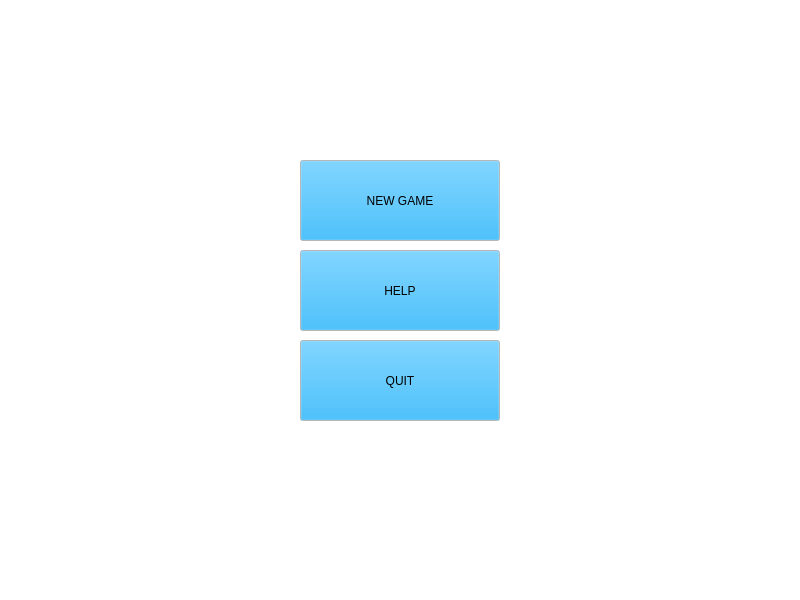
<?xml version="1.0" encoding="UTF-8"?>
<ui version="4.0">
 <class>MainWindow</class>
 <widget class="QMainWindow" name="MainWindow">
  <property name="geometry">
   <rect>
    <x>0</x>
    <y>0</y>
    <width>800</width>
    <height>600</height>
   </rect>
  </property>
  <property name="minimumSize">
   <size>
    <width>800</width>
    <height>600</height>
   </size>
  </property>
  <property name="maximumSize">
   <size>
    <width>800</width>
    <height>600</height>
   </size>
  </property>
  <property name="palette">
   <palette>
    <active>
     <colorrole role="WindowText">
      <brush brushstyle="SolidPattern">
       <color alpha="255">
        <red>0</red>
        <green>0</green>
        <blue>0</blue>
       </color>
      </brush>
     </colorrole>
     <colorrole role="Button">
      <brush brushstyle="SolidPattern">
       <color alpha="255">
        <red>0</red>
        <green>170</green>
        <blue>255</blue>
       </color>
      </brush>
     </colorrole>
     <colorrole role="Light">
      <brush brushstyle="SolidPattern">
       <color alpha="255">
        <red>255</red>
        <green>255</green>
        <blue>255</blue>
       </color>
      </brush>
     </colorrole>
     <colorrole role="Midlight">
      <brush brushstyle="SolidPattern">
       <color alpha="255">
        <red>170</red>
        <green>255</green>
        <blue>255</blue>
       </color>
      </brush>
     </colorrole>
     <colorrole role="Mid">
      <brush brushstyle="SolidPattern">
       <color alpha="255">
        <red>85</red>
        <green>170</green>
        <blue>255</blue>
       </color>
      </brush>
     </colorrole>
     <colorrole role="Text">
      <brush brushstyle="SolidPattern">
       <color alpha="255">
        <red>0</red>
        <green>0</green>
        <blue>0</blue>
       </color>
      </brush>
     </colorrole>
     <colorrole role="ButtonText">
      <brush brushstyle="SolidPattern">
       <color alpha="255">
        <red>0</red>
        <green>0</green>
        <blue>0</blue>
       </color>
      </brush>
     </colorrole>
     <colorrole role="Base">
      <brush brushstyle="SolidPattern">
       <color alpha="255">
        <red>255</red>
        <green>255</green>
        <blue>255</blue>
       </color>
      </brush>
     </colorrole>
     <colorrole role="Window">
      <brush brushstyle="SolidPattern">
       <color alpha="255">
        <red>255</red>
        <green>255</green>
        <blue>255</blue>
       </color>
      </brush>
     </colorrole>
     <colorrole role="HighlightedText">
      <brush brushstyle="SolidPattern">
       <color alpha="255">
        <red>0</red>
        <green>85</green>
        <blue>255</blue>
       </color>
      </brush>
     </colorrole>
    </active>
    <inactive>
     <colorrole role="WindowText">
      <brush brushstyle="SolidPattern">
       <color alpha="255">
        <red>0</red>
        <green>0</green>
        <blue>0</blue>
       </color>
      </brush>
     </colorrole>
     <colorrole role="Button">
      <brush brushstyle="SolidPattern">
       <color alpha="255">
        <red>0</red>
        <green>170</green>
        <blue>255</blue>
       </color>
      </brush>
     </colorrole>
     <colorrole role="Light">
      <brush brushstyle="SolidPattern">
       <color alpha="255">
        <red>255</red>
        <green>255</green>
        <blue>255</blue>
       </color>
      </brush>
     </colorrole>
     <colorrole role="Midlight">
      <brush brushstyle="SolidPattern">
       <color alpha="255">
        <red>170</red>
        <green>255</green>
        <blue>255</blue>
       </color>
      </brush>
     </colorrole>
     <colorrole role="Mid">
      <brush brushstyle="SolidPattern">
       <color alpha="255">
        <red>85</red>
        <green>170</green>
        <blue>255</blue>
       </color>
      </brush>
     </colorrole>
     <colorrole role="Text">
      <brush brushstyle="SolidPattern">
       <color alpha="255">
        <red>0</red>
        <green>0</green>
        <blue>0</blue>
       </color>
      </brush>
     </colorrole>
     <colorrole role="ButtonText">
      <brush brushstyle="SolidPattern">
       <color alpha="255">
        <red>0</red>
        <green>0</green>
        <blue>0</blue>
       </color>
      </brush>
     </colorrole>
     <colorrole role="Base">
      <brush brushstyle="SolidPattern">
       <color alpha="255">
        <red>255</red>
        <green>255</green>
        <blue>255</blue>
       </color>
      </brush>
     </colorrole>
     <colorrole role="Window">
      <brush brushstyle="SolidPattern">
       <color alpha="255">
        <red>255</red>
        <green>255</green>
        <blue>255</blue>
       </color>
      </brush>
     </colorrole>
     <colorrole role="HighlightedText">
      <brush brushstyle="SolidPattern">
       <color alpha="255">
        <red>0</red>
        <green>85</green>
        <blue>255</blue>
       </color>
      </brush>
     </colorrole>
    </inactive>
    <disabled>
     <colorrole role="WindowText">
      <brush brushstyle="SolidPattern">
       <color alpha="127">
        <red>255</red>
        <green>255</green>
        <blue>255</blue>
       </color>
      </brush>
     </colorrole>
     <colorrole role="Button">
      <brush brushstyle="SolidPattern">
       <color alpha="255">
        <red>0</red>
        <green>170</green>
        <blue>255</blue>
       </color>
      </brush>
     </colorrole>
     <colorrole role="Light">
      <brush brushstyle="SolidPattern">
       <color alpha="255">
        <red>255</red>
        <green>255</green>
        <blue>255</blue>
       </color>
      </brush>
     </colorrole>
     <colorrole role="Midlight">
      <brush brushstyle="SolidPattern">
       <color alpha="255">
        <red>170</red>
        <green>255</green>
        <blue>255</blue>
       </color>
      </brush>
     </colorrole>
     <colorrole role="Mid">
      <brush brushstyle="SolidPattern">
       <color alpha="255">
        <red>85</red>
        <green>170</green>
        <blue>255</blue>
       </color>
      </brush>
     </colorrole>
     <colorrole role="Text">
      <brush brushstyle="SolidPattern">
       <color alpha="127">
        <red>255</red>
        <green>255</green>
        <blue>255</blue>
       </color>
      </brush>
     </colorrole>
     <colorrole role="ButtonText">
      <brush brushstyle="SolidPattern">
       <color alpha="255">
        <red>231</red>
        <green>231</green>
        <blue>231</blue>
       </color>
      </brush>
     </colorrole>
     <colorrole role="Base">
      <brush brushstyle="SolidPattern">
       <color alpha="255">
        <red>255</red>
        <green>255</green>
        <blue>255</blue>
       </color>
      </brush>
     </colorrole>
     <colorrole role="Window">
      <brush brushstyle="SolidPattern">
       <color alpha="255">
        <red>255</red>
        <green>255</green>
        <blue>255</blue>
       </color>
      </brush>
     </colorrole>
     <colorrole role="HighlightedText">
      <brush brushstyle="SolidPattern">
       <color alpha="255">
        <red>0</red>
        <green>85</green>
        <blue>255</blue>
       </color>
      </brush>
     </colorrole>
    </disabled>
   </palette>
  </property>
  <property name="windowTitle">
   <string>Topologycal labyrinth</string>
  </property>
  <widget class="QWidget" name="centralWidget">
   <property name="styleSheet">
    <string notr="true"/>
   </property>
   <widget class="QStackedWidget" name="stackedWidget">
    <property name="geometry">
     <rect>
      <x>0</x>
      <y>0</y>
      <width>800</width>
      <height>600</height>
     </rect>
    </property>
    <property name="minimumSize">
     <size>
      <width>800</width>
      <height>600</height>
     </size>
    </property>
    <property name="maximumSize">
     <size>
      <width>800</width>
      <height>600</height>
     </size>
    </property>
    <widget class="QWidget" name="MENU">
     <widget class="QPushButton" name="newGameButton">
      <property name="geometry">
       <rect>
        <x>300</x>
        <y>160</y>
        <width>200</width>
        <height>81</height>
       </rect>
      </property>
      <property name="text">
       <string>NEW GAME</string>
      </property>
     </widget>
     <widget class="QPushButton" name="helpButton">
      <property name="geometry">
       <rect>
        <x>300</x>
        <y>250</y>
        <width>200</width>
        <height>81</height>
       </rect>
      </property>
      <property name="text">
       <string>HELP</string>
      </property>
     </widget>
     <widget class="QPushButton" name="quitButton">
      <property name="geometry">
       <rect>
        <x>300</x>
        <y>340</y>
        <width>200</width>
        <height>81</height>
       </rect>
      </property>
      <property name="text">
       <string>QUIT</string>
      </property>
     </widget>
    </widget>
    <widget class="LevelWidget" name="level_1">
     <property name="styleSheet">
      <string notr="true"/>
     </property>
    </widget>
    <widget class="LevelWidget" name="level_2">
     <property name="styleSheet">
      <string notr="true"/>
     </property>
    </widget>
    <widget class="LevelWidget" name="level_3">
     <property name="styleSheet">
      <string notr="true"/>
     </property>
    </widget>
    <widget class="QWidget" name="win">
     <widget class="QFrame" name="frame">
      <property name="geometry">
       <rect>
        <x>10</x>
        <y>9</y>
        <width>780</width>
        <height>580</height>
       </rect>
      </property>
      <property name="minimumSize">
       <size>
        <width>780</width>
        <height>580</height>
       </size>
      </property>
      <property name="maximumSize">
       <size>
        <width>780</width>
        <height>580</height>
       </size>
      </property>
      <property name="styleSheet">
       <string notr="true">image: url(:/images/Congratulation.png);</string>
      </property>
      <property name="frameShape">
       <enum>QFrame::StyledPanel</enum>
      </property>
      <property name="frameShadow">
       <enum>QFrame::Raised</enum>
      </property>
     </widget>
    </widget>
   </widget>
  </widget>
 </widget>
 <layoutdefault spacing="6" margin="11"/>
 <customwidgets>
  <customwidget>
   <class>LevelWidget</class>
   <extends>QWidget</extends>
   <header location="global">sources/levelwidget.h</header>
   <container>1</container>
  </customwidget>
 </customwidgets>
 <resources/>
 <connections/>
</ui>
